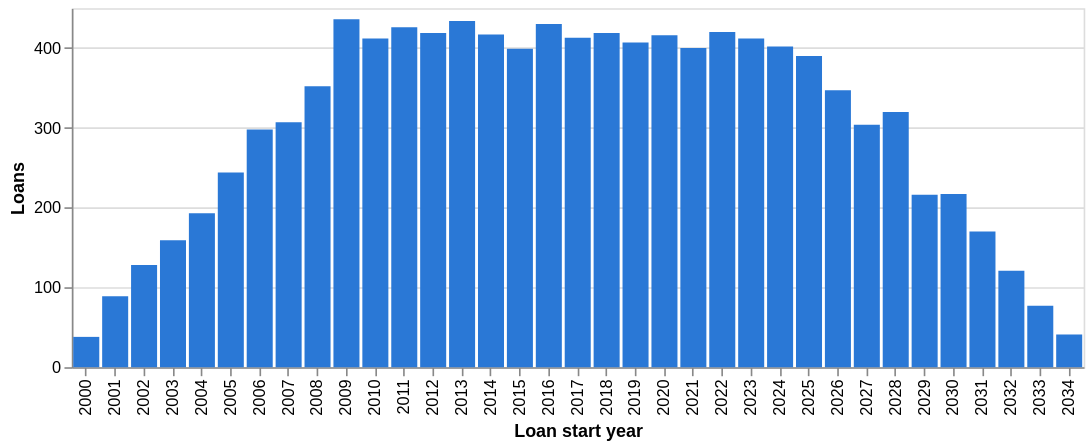

The notebook cell this image was saved under:
### Code cell
start_years = loans["loan_start_date"].dt.year.value_counts().sort_index().rename_axis("year").reset_index(name="loans")
alt.Chart(start_years).mark_bar(color="#2a78d6").encode(
    x=alt.X("year:O", title="Loan start year"), y=alt.Y("loans:Q", title="Loans"), tooltip=["year", "loans"]
).properties(width=620, height=220)

### Figure 1 — Vega-Lite specification as saved in the notebook (floating-point values rounded to 4 significant figures)
{"config": {"view": {"continuousWidth": 300, "continuousHeight": 300}}, "data": {"name": "data-1466f0cd3ab9abc186af699c5f027427"}, "mark": {"type": "bar", "color": "#2a78d6"}, "encoding": {"tooltip": [{"field": "year", "type": "quantitative"}, {"field": "loans", "type": "quantitative"}], "x": {"field": "year", "title": "Loan start year", "type": "ordinal"}, "y": {"field": "loans", "title": "Loans", "type": "quantitative"}}, "height": 220, "width": 620, "$schema": "https://vega.github.io/schema/vega-lite/v5.20.1.json", "datasets": {"data-1466f0cd3ab9abc186af699c5f027427": [{"year": 2000, "loans": 38}, {"year": 2001, "loans": 89}, {"year": 2002, "loans": 128}, {"year": 2003, "loans": 159}, {"year": 2004, "loans": 193}, {"year": 2005, "loans": 244}, {"year": 2006, "loans": 298}, {"year": 2007, "loans": 307}, {"year": 2008, "loans": 352}, {"year": 2009, "loans": 436}, {"year": 2010, "loans": 412}, {"year": 2011, "loans": 426}, {"year": 2012, "loans": 419}, {"year": 2013, "loans": 434}, {"year": 2014, "loans": 417}, {"year": 2015, "loans": 399}, {"year": 2016, "loans": 430}, {"year": 2017, "loans": 413}, {"year": 2018, "loans": 419}, {"year": 2019, "loans": 407}, {"year": 2020, "loans": 416}, {"year": 2021, "loans": 400}, {"year": 2022, "loans": 420}, {"year": 2023, "loans": 412}, {"year": 2024, "loans": 402}, {"year": 2025, "loans": 390}, {"year": 2026, "loans": 347}, {"year": 2027, "loans": 304}, {"year": 2028, "loans": 320}, {"year": 2029, "loans": 216}, {"year": 2030, "loans": 217}, {"year": 2031, "loans": 170}, {"year": 2032, "loans": 121}, {"year": 2033, "loans": 77}, {"year": 2034, "loans": 41}]}}
